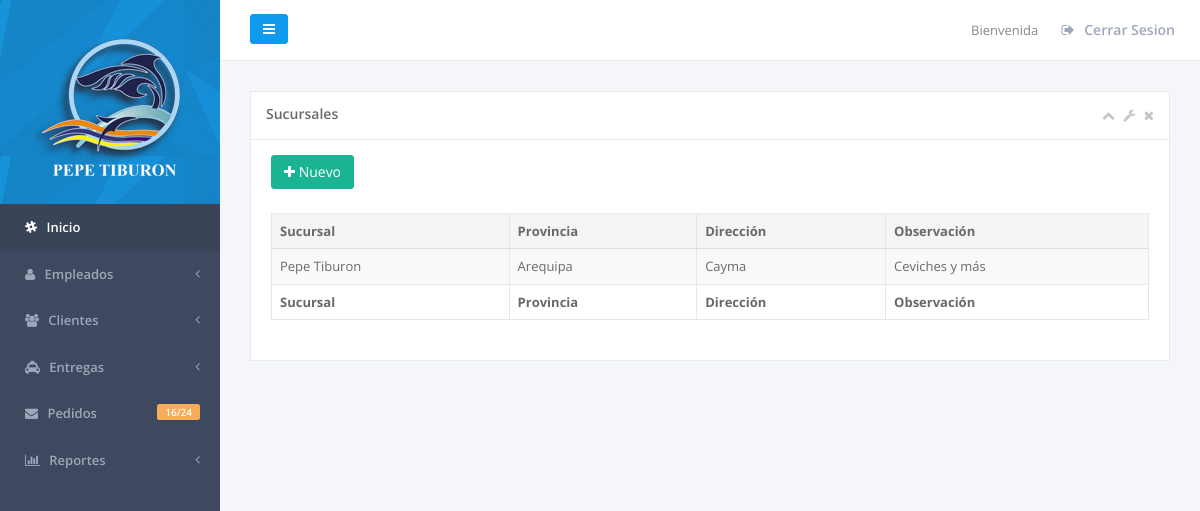
The page /index.php/sucursal/listar on the database its author committed.
### tables this page shows
CREATE TABLE `sucursal` (
  `id` int(11) NOT NULL,
  `nombre` varchar(50) NOT NULL,
  `departamento` varchar(50) NOT NULL,
  `provincia` varchar(50) NOT NULL,
  `distrito` varchar(100) NOT NULL,
  `direccion` varchar(150) NOT NULL,
  `observacion` varchar(300) DEFAULT NULL
);

### application/controllers/Sucursal.php (called while the page is built, shortened)
<?php if ( ! defined('BASEPATH')) exit('No direct script access allowed');
class Sucursal extends CI_Controller {
	function __construct()
	{
		$this->load->model('model_sucursal');
	}
	function listar(){
		$data['sucursales'] = $this->model_sucursal->get_sucursal();
		$this->load->view('admin/sucursal',$data);
	}
}

### index.php (called while the page is built, shortened)
<?php
require_once BASEPATH.'core/CodeIgniter.php';

### application/models/Model_sucursal.php (called while the page is built, shortened)
<?php
class Model_sucursal extends CI_Model {
    function get_sucursal(){
        $query = $this->db->get('sucursal');
        $this->db->order_by('id');
        return $query->result();
    }
}
?>

### application/views/admin/sucursal.php (the view, shortened to what this page needs)
<?php include 'menu.php'; ?>
<div id="sucursalcontent">
	<div class="wrapper wrapper-content animated fadeInRight">
        <div class="row">
            <div class="col-lg-12">
                <div class="ibox float-e-margins">
                    <div class="ibox-title">
                        <h5>Sucursales</h5>
                        <div class="ibox-tools">
                            <a class="collapse-link">
                                <i class="fa fa-chevron-up"></i>
                            </a>
                            <a class="dropdown-toggle" data-toggle="dropdown" href="#">
                                <i class="fa fa-wrench"></i>
                            </a>
                            <a class="close-link">
                                <i class="fa fa-times"></i>
                            </a>
                        </div>
                    </div>
                        <div class="ibox-content">
                        <a data-toggle="modal" class="btn btn-primary" href="#modal-form"><i class="fa fa-plus"></i>&nbsp;Nuevo</a>
                            <div class="table-responsive">
                                <table class="table table-striped table-bordered table-hover dataTables-example" >
                                    <thead>
                                        <tr>
                                            <th>Sucursal</th>
                                            <th>Provincia</th>
                                            <th>Dirección</th>
                                            <th>Observación</th>
                                        </tr>
                                    </thead>
                                    <tbody>
                                    <?php
                                    	foreach ($sucursales as $sucursal) {
                                     ?>
                                    <tr class="gradeX">
                                        <td><?php echo $sucursal->nombre;?></td>
                                        <td><?php echo $sucursal->provincia;?></td>
                                        <td><?php echo $sucursal->direccion;?></td>
                                        <td class="center"><?php echo $sucursal->observacion;?></td>
                                    </tr>
                                    <?php
                                    	}
                                    ?>
                                    </tbody>
                                    <tfoot>
                                        <tr>
                                            <th>Sucursal</th>
                                            <th>Provincia</th>
                                            <th>Dirección</th>
                                            <th>Observación</th>
                                        </tr>
                                    </tfoot>
                                </table>
                            </div>
                        </div>
                </div>
            </div>
        </div>
    </div>
</div>

### rows shown on the page
sucursal: nombre "Pepe Tiburon", provincia "Arequipa", direccion "Cayma", observacion "Ceviches y más"
